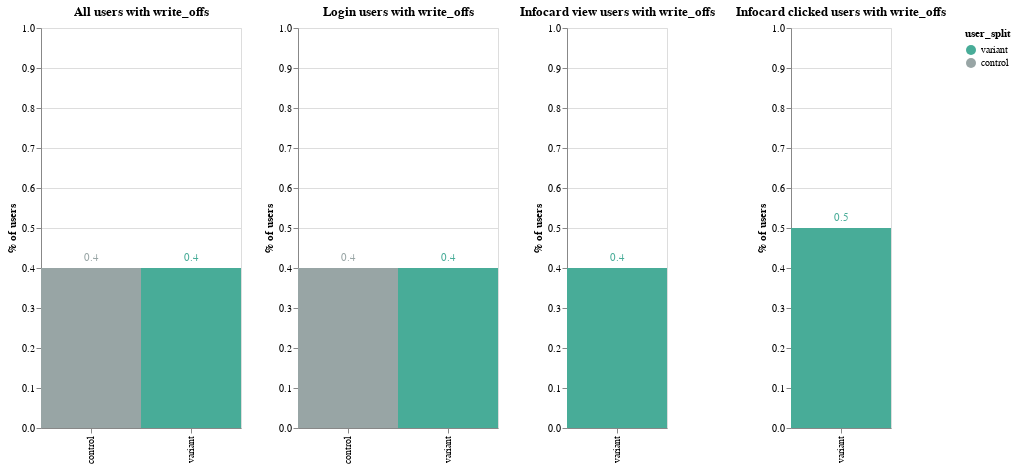

Write notebook code for a chart like this one.
### Code cell
experiment_charts(
    sixty_day_write_off_df[sixty_day_write_off_df["write_off_type"] == "Has Write-off"],
    "write_offs",
    1,
    color_scale_1,
)

### Figure 1 — Vega-Lite specification as saved in the notebook (floating-point values rounded to 4 significant figures)
{"config": {"view": {"continuousWidth": 400, "continuousHeight": 300}}, "hconcat": [{"layer": [{"mark": {"type": "rect", "size": 80}, "encoding": {"color": {"field": "user_split", "scale": {"domain": ["variant", "control"], "range": ["#48AC98", "#98A5A5"]}, "type": "nominal"}, "x": {"field": "user_split", "title": null, "type": "nominal"}, "y": {"field": "perc_all_users", "scale": {"domain": [0, 1]}, "title": "% of users", "type": "quantitative"}}, "height": 400, "title": "All users with write_offs", "width": 200}, {"mark": {"type": "text", "align": "center", "baseline": "middle", "dy": -10}, "encoding": {"color": {"field": "user_split", "scale": {"domain": ["variant", "control"], "range": ["#48AC98", "#98A5A5"]}, "type": "nominal"}, "text": {"field": "perc_all_users", "type": "quantitative"}, "x": {"field": "user_split", "title": null, "type": "nominal"}, "y": {"field": "perc_all_users", "scale": {"domain": [0, 1]}, "title": "% of users", "type": "quantitative"}}, "height": 400, "title": "All users with write_offs", "width": 200}]}, {"layer": [{"mark": {"type": "rect", "size": 80}, "encoding": {"color": {"field": "user_split", "scale": {"domain": ["variant", "control"], "range": ["#48AC98", "#98A5A5"]}, "type": "nominal"}, "x": {"field": "user_split", "title": null, "type": "nominal"}, "y": {"field": "perc_login_users", "scale": {"domain": [0, 1]}, "title": "% of users", "type": "quantitative"}}, "height": 400, "title": "Login users with write_offs", "width": 200}, {"mark": {"type": "text", "align": "center", "baseline": "middle", "dy": -10}, "encoding": {"color": {"field": "user_split", "scale": {"domain": ["variant", "control"], "range": ["#48AC98", "#98A5A5"]}, "type": "nominal"}, "text": {"field": "perc_login_users", "type": "quantitative"}, "x": {"field": "user_split", "title": null, "type": "nominal"}, "y": {"field": "perc_login_users", "scale": {"domain": [0, 1]}, "title": "% of users", "type": "quantitative"}}, "height": 400, "title": "Login users with write_offs", "width": 200}]}, {"layer": [{"mark": {"type": "rect", "size": 80}, "encoding": {"color": {"field": "user_split", "scale": {"domain": ["variant", "control"], "range": ["#48AC98", "#98A5A5"]}, "type": "nominal"}, "x": {"field": "user_split", "title": null, "type": "nominal"}, "y": {"field": "perc_infocard_view_users", "scale": {"domain": [0, 1]}, "title": "% of users", "type": "quantitative"}}, "height": 400, "title": "Infocard view users with write_offs", "width": 100}, {"mark": {"type": "text", "align": "center", "baseline": "middle", "dy": -10}, "encoding": {"color": {"field": "user_split", "scale": {"domain": ["variant", "control"], "range": ["#48AC98", "#98A5A5"]}, "type": "nominal"}, "text": {"field": "perc_infocard_view_users", "type": "quantitative"}, "x": {"field": "user_split", "title": null, "type": "nominal"}, "y": {"field": "perc_infocard_view_users", "scale": {"domain": [0, 1]}, "title": "% of users", "type": "quantitative"}}, "height": 400, "title": "Infocard view users with write_offs", "width": 100}]}, {"layer": [{"mark": {"type": "rect", "size": 80}, "encoding": {"color": {"field": "user_split", "scale": {"domain": ["variant", "control"], "range": ["#48AC98", "#98A5A5"]}, "type": "nominal"}, "x": {"field": "user_split", "title": null, "type": "nominal"}, "y": {"field": "perc_infocard_click_users", "scale": {"domain": [0, 1]}, "title": "% of users", "type": "quantitative"}}, "height": 400, "title": "Infocard clicked users with write_offs", "width": 100}, {"mark": {"type": "text", "align": "center", "baseline": "middle", "dy": -10}, "encoding": {"color": {"field": "user_split", "scale": {"domain": ["variant", "control"], "range": ["#48AC98", "#98A5A5"]}, "type": "nominal"}, "text": {"field": "perc_infocard_click_users", "type": "quantitative"}, "x": {"field": "user_split", "title": null, "type": "nominal"}, "y": {"field": "perc_infocard_click_users", "scale": {"domain": [0, 1]}, "title": "% of users", "type": "quantitative"}}, "height": 400, "title": "Infocard clicked users with write_offs", "width": 100}]}], "data": {"name": "data-70098331452ad92f1cc618655e9e906b"}, "$schema": "https://vega.github.io/schema/vega-lite/v4.17.0.json", "datasets": {"data-70098331452ad92f1cc618655e9e906b": [{"user_split": "control", "write_off_type": "Has Write-off", "n_users": 93, "login_users": 90, "infocard_view_users": 0, "infocard_clicked_users": 0, "perc_all_users": 0.4, "perc_login_users": 0.4, "perc_infocard_view_users": null, "perc_infocard_click_users": null}, {"user_split": "variant", "write_off_type": "Has Write-off", "n_users": 87, "login_users": 86, "infocard_view_users": 59, "infocard_clicked_users": 8, "perc_all_users": 0.4, "perc_login_users": 0.4, "perc_infocard_view_users": 0.4, "perc_infocard_click_users": 0.5}]}}
